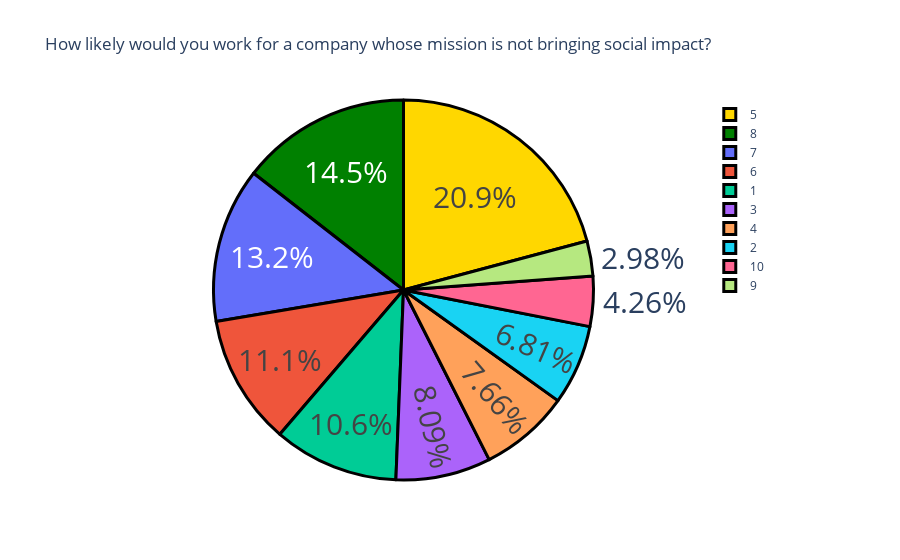

This figure's notebook cell:
### Code cell
question6 = "How likely would you work for a company whose mission is not bringing social impact ?"
question6 = data[question6].value_counts()
label = question6.index
counts = question6.values
colors = ['gold','green']
fig = go.Figure(data=[go.Pie(labels=label, values=counts)])
fig.update_layout(title_text='How likely would you work for a company whose mission is not bringing social impact?')
fig.update_traces(hoverinfo='label+value', textinfo='percent', textfont_size=30,
                  marker=dict(colors=colors, line=dict(color='black', width=3)))
fig.show()

### Figure 1 — Plotly figure (JSON) as saved in the notebook; plotly's stock layout.template omitted (floating-point values rounded to 4 significant figures)
{"data": [{"hoverinfo": "label+value", "labels": [5, 8, 7, 6, 1, 3, 4, 2, 10, 9], "marker": {"colors": ["gold", "green"], "line": {"color": "black", "width": 3}}, "textfont": {"size": 30}, "textinfo": "percent", "type": "pie", "values": [49, 34, 31, 26, 25, 19, 18, 16, 10, 7]}], "layout": {"title": {"text": "How likely would you work for a company whose mission is not bringing social impact?"}}}
